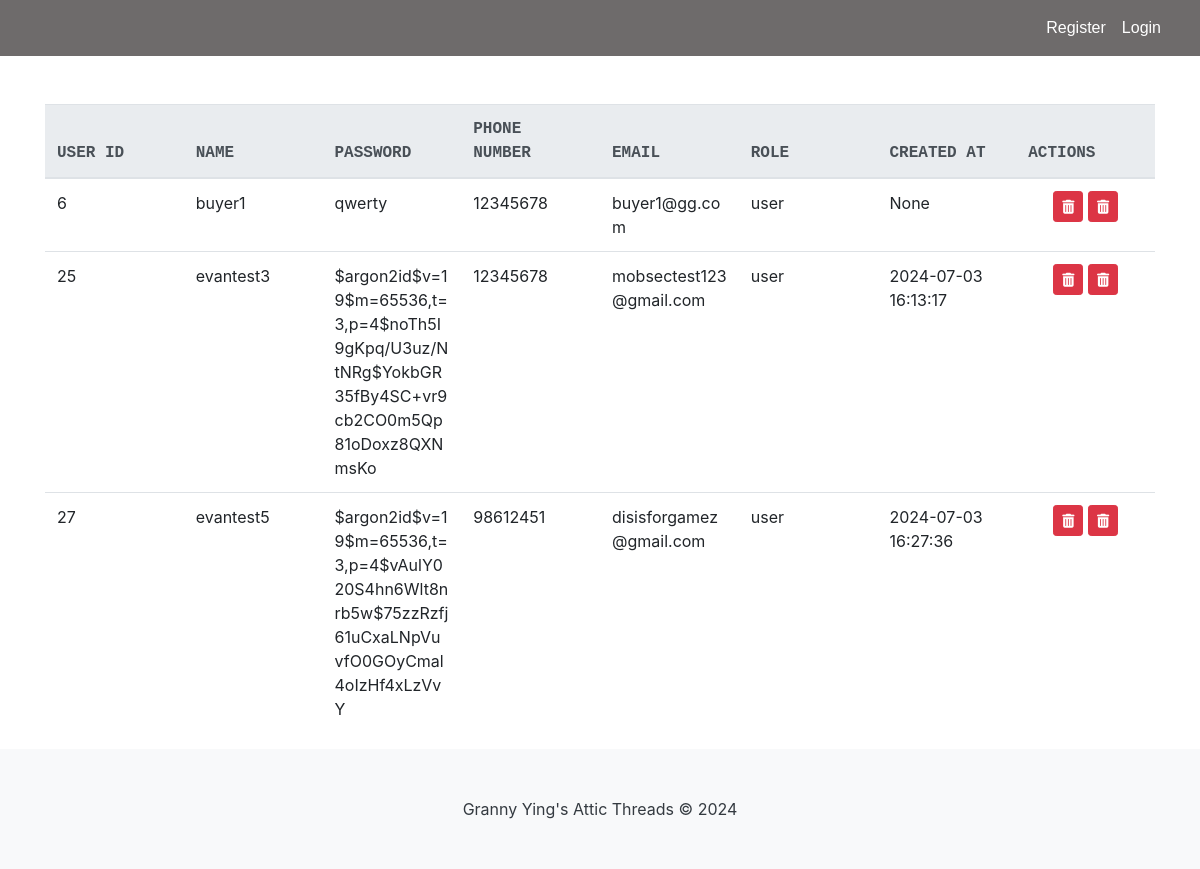
Page /list on the committed database.
### tables this page shows
CREATE TABLE "Users" (
	"user_id"	INTEGER NOT NULL,
	"name"	VARCHAR(45) NOT NULL,
	"password"	VARCHAR(45) NOT NULL,
	"phoneNum"	VARCHAR(45) NOT NULL,
	"email"	VARCHAR(45) NOT NULL UNIQUE,
	"role"	VARCHAR(10) NOT NULL,
	"created_at"	DATETIME,
	"login_attempts"	INTEGER,
	"is_verified"	INTEGER NOT NULL DEFAULT 0,
	PRIMARY KEY("user_id" AUTOINCREMENT)
);

### app.py (the view)
@app.route("/list")
def list():
    con = sqlite3.connect("database.db")
    con.row_factory = sqlite3.Row
    cur = con.cursor()
    cur.execute("SELECT user_id, * FROM Users")
    rows = cur.fetchall()
    con.close()
    return render_template("list.html", rows=rows)

### app.py (called while the page is built)
@app.before_request
def make_session_permanent():
    session.permanent = True
    app.permanent_session_lifetime = timedelta(minutes=15)
    session.modified = True

### templates/list.html (shortened to what this page needs)
<!DOCTYPE html>
<html lang="en">
{% include "header.html" %}
<head>
    {% include "navbar.html" %}
    <link rel="stylesheet" href="https://stackpath.bootstrapcdn.com/bootstrap/4.3.1/css/bootstrap.min.css">
</head>
<body>
    <div class="container mt-5">
        <div class="table-container">
            <table class="table table-hover">
                <thead class="thead-light">
                    <tr>
                        <th>User ID</th>
                        <th>Name</th>
                        <th>Password</th>
                        <th>Phone Number</th>
                        <th>Email</th>
                        <th>Role</th>
                        <th>Created At</th>
                        <th>Actions</th>
                    </tr>
                </thead>
                <tbody>
                    {% for row in rows %}
                    <tr>
                        <td>{{ row["user_id"] }}</td>
                        <td>{{ row["name"] }}</td>
                        <td>{{ row["password"] }}</td>
                        <td>{{ row["phoneNum"] }}</td>
                        <td>{{ row["email"] }}</td>
                        <td>{{ row["role"] }}</td>
                        <td>{{ row["created_at"] }}</td>
                        <td class="text-center">
                            <form onsubmit="return confirm('Are you sure you want to DELETE this User from the Database?');"
                                action="{{ url_for('delete') }}" method="POST" class="d-inline">
                                <button type="submit" class="btn btn-danger btn-sm"><i class="fas fa-trash-alt"></i></button>
                            </form>
                            <form onsubmit="return confirm('Unlock This Users Account?');"
                                action="{{ url_for('unlock') }}" method="POST" class="d-inline">
                                <button type="submit" class="btn btn-danger btn-sm"><i class="fas fa-trash-alt"></i></button>
                            </form>
                        </td>
                    </tr>
                    {% endfor %}
                </tbody>
            </table>
        </div>
    </div>
    {% include "footer.html" %}
</body>
</html>

### static/css/site.css (style rules this page uses)
html, body { height: 100%; margin: 0; padding: 0; }
body { display: flex; flex-direction: column; }

### templates/list.html (style rules this page uses)
th { font-family: monospace; text-transform: uppercase; }
.table-container { overflow-x: auto; }
.table { width: 100%; table-layout: fixed; }
.table th, .table td { word-wrap: break-word; }

### rows in the picture
Users: user_id "6", name "buyer1", password "qwerty", phoneNum "12345678", email "buyer1@gg.com", role "user", created_at "None"
Users: user_id "25", name "evantest3", password "$argon2id$v=19$m=65536,t=3,p=4$noTh5I9gKpq/U3uz/NtNRg$YokbGR35fBy4SC+vr9cb2CO0m5Qp81oDoxz8QXNmsKo", phoneNum "12345678", email "mobsectest123@gmail.com", role "user", created_at "2024-07-03 16:13:17"
Users: user_id "27", name "evantest5", password "$argon2id$v=19$m=65536,t=3,p=4$vAulY020S4hn6Wlt8nrb5w$75zzRzfj61uCxaLNpVuvfO0GOyCmal4oIzHf4xLzVvY", phoneNum "98612451", email "disisforgamez@gmail.com", role "user", created_at "2024-07-03 16:27:36"
